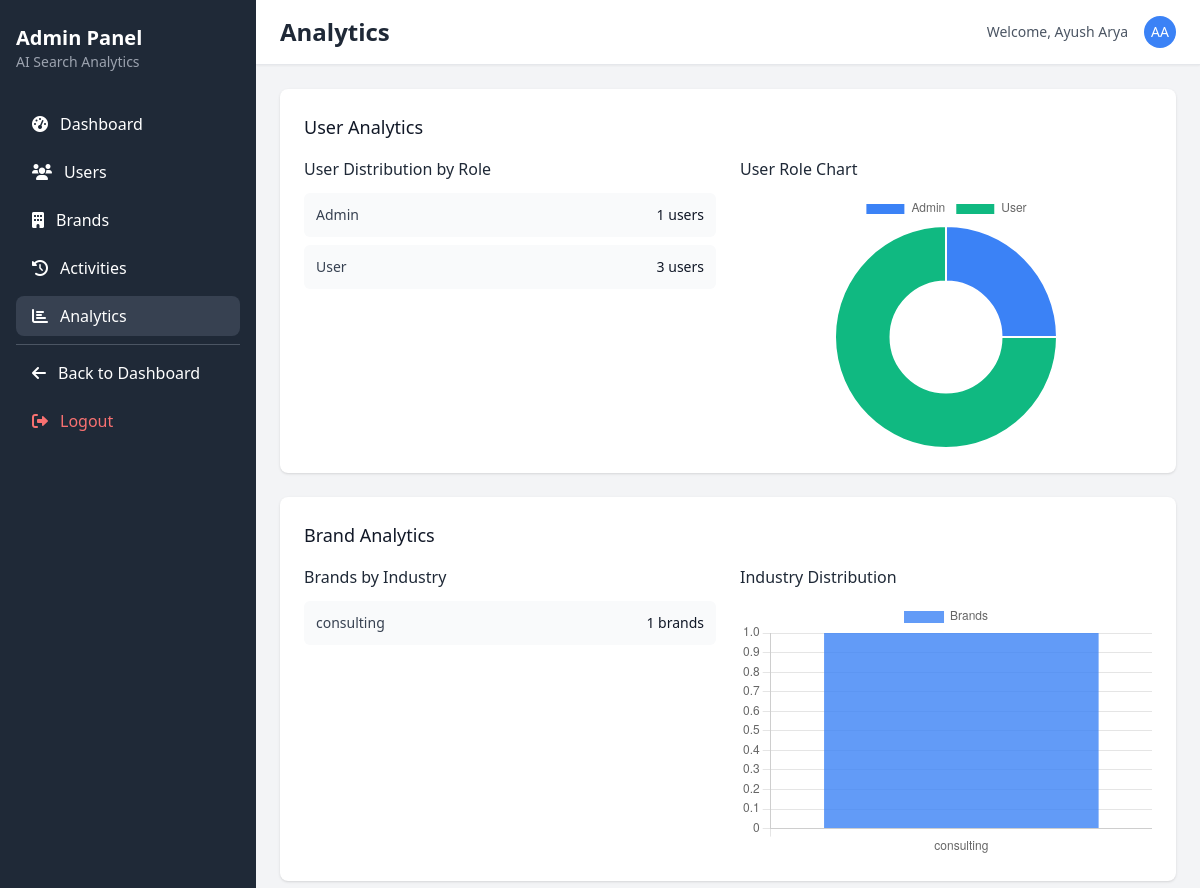
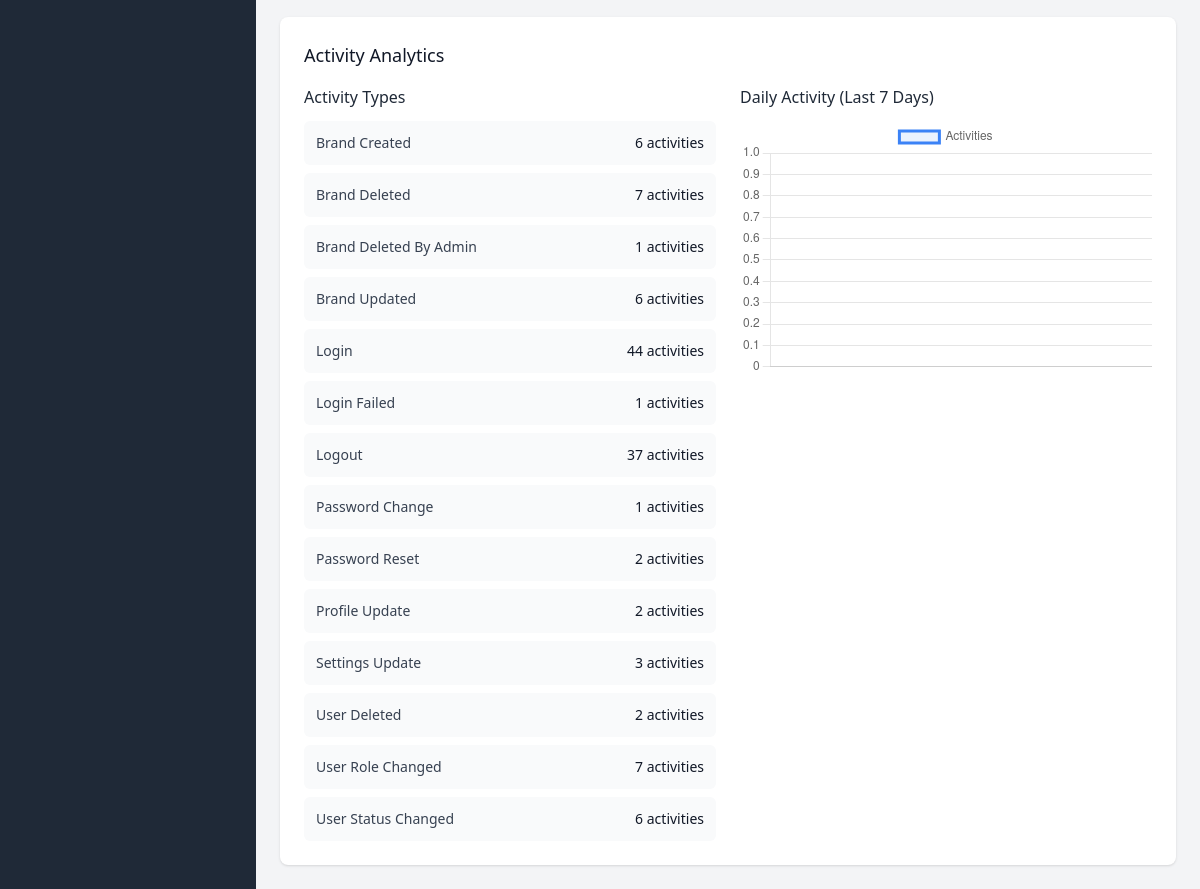
The page /admin/analytics (signed in) on the database its author committed (2 pictures, top to bottom).
### app/models/user.py (models this page shows, shortened)
class User(UserMixin, db.Model):
    __tablename__ = 'users'
    id = db.Column(db.Integer, primary_key=True)
    email = db.Column(db.String(120), unique=True, nullable=False)
    username = db.Column(db.String(80), unique=True, nullable=False)
    password_hash = db.Column(db.String(255), nullable=False)
    first_name = db.Column(db.String(50), nullable=False)
    last_name = db.Column(db.String(50), nullable=False)
    company = db.Column(db.String(100))
    role = db.Column(db.String(20), default='user')  # user, admin, manager
    is_active = db.Column(db.Boolean, default=True)
    created_at = db.Column(db.DateTime, default=datetime.utcnow)
    last_login = db.Column(db.DateTime)
    brands = db.relationship('Brand', backref='owner', lazy=True)
    ai_overviews = db.relationship('AIOverview', backref='user', lazy=True)
    preferences = db.relationship('UserPreference', backref='user', uselist=False, lazy=True)
    def is_admin(self):
        return self.role == 'admin'
    def get_full_name(self):
        return f"{self.first_name} {self.last_name}"

### app/models/brand.py (models this page shows, shortened)
class Brand(db.Model):
    __tablename__ = 'brands'
    id = db.Column(db.Integer, primary_key=True)
    name = db.Column(db.String(100), nullable=False)
    domain = db.Column(db.String(255))
    description = db.Column(db.Text)
    industry = db.Column(db.String(100))
    keywords = db.Column(db.JSON)  # List of keywords to track
    competitors = db.Column(db.JSON)  # List of competitor brands
    user_id = db.Column(db.Integer, db.ForeignKey('users.id'), nullable=False)
    created_at = db.Column(db.DateTime, default=datetime.utcnow)
    updated_at = db.Column(db.DateTime, default=datetime.utcnow, onupdate=datetime.utcnow)
    is_active = db.Column(db.Boolean, default=True)
    queries = db.relationship('BrandQuery', backref='brand', lazy=True, cascade='all, delete-orphan')
    analytics = db.relationship('AnalyticsData', backref='brand', lazy=True, cascade='all, delete-orphan')

### app/routes/admin.py (the view)
@admin_bp.route('/analytics')
@login_required
@admin_required
def analytics():
    user_analytics = get_user_analytics()
    brand_analytics = get_brand_analytics()
    activity_analytics = get_activity_analytics()
    return render_template('admin/analytics.html',
                           user_analytics=user_analytics,
                           brand_analytics=brand_analytics,
                           activity_analytics=activity_analytics)

### app/routes/admin.py (called while the page is built)
def admin_required(f):
    @wraps(f)
    def decorated_function(*args, **kwargs):
        if not current_user.is_authenticated or not current_user.is_admin():
            abort(403)
        return f(*args, **kwargs)
    decorated_function.__name__ = f.__name__
    return decorated_function

def get_user_analytics():
    role_distribution = db.session.query(
        User.role,
        func.count(User.id).label('count')
    ).group_by(User.role).all()
    return {
        'role_distribution': [{'role': r.role, 'count': r.count} for r in role_distribution]
    }

def get_brand_analytics():
    industry_distribution = db.session.query(
        Brand.industry,
        func.count(Brand.id).label('count')
    ).filter(Brand.industry.isnot(None)).group_by(Brand.industry).all()
    return {
        'industry_distribution': [{'industry': r.industry, 'count': r.count} for r in industry_distribution]
    }

def get_activity_analytics():
    activity_distribution = db.session.query(
        UserActivity.activity_type,
        func.count(UserActivity.id).label('count')
    ).group_by(UserActivity.activity_type).all()
    seven_days_ago = datetime.utcnow() - timedelta(days=7)
    daily_activity = db.session.query(
        func.date(UserActivity.timestamp).label('date'),
        func.count(UserActivity.id).label('count')
    ).filter(
        UserActivity.timestamp >= seven_days_ago
    ).group_by(func.date(UserActivity.timestamp)).all()
    return {
        'activity_types': [{'type': r.activity_type, 'count': r.count} for r in activity_distribution],
        'daily_activity': [{'date': str(r.date), 'count': r.count} for r in daily_activity]
    }

### app/templates/admin/analytics.html (shortened to what this page needs)
{% extends "admin/base.html" %}
{% block page_title %}Analytics{% endblock %}
{% block content %}
<div class="space-y-6">
    <div class="bg-white shadow rounded-lg p-6">
        <h3 class="text-lg font-medium text-gray-900 mb-4">User Analytics</h3>
        <div class="grid grid-cols-1 md:grid-cols-2 gap-6">
            <div>
                <h4 class="text-md font-medium text-gray-800 mb-3">User Distribution by Role</h4>
                <div class="space-y-2">
                    {% for role_data in user_analytics.role_distribution %}
                    <div class="flex items-center justify-between p-3 bg-gray-50 rounded-md">
                        <span class="text-sm font-medium text-gray-700">{{ role_data.role.title() }}</span>
                        <span class="text-sm text-gray-900">{{ role_data.count }} users</span>
                    </div>
                    {% endfor %}
                </div>
            </div>
            <div>
                <h4 class="text-md font-medium text-gray-800 mb-3">User Role Chart</h4>
                <div class="h-64">
                    <canvas id="roleChart"></canvas>
                </div>
            </div>
        </div>
    </div>
    <div class="bg-white shadow rounded-lg p-6">
        <h3 class="text-lg font-medium text-gray-900 mb-4">Brand Analytics</h3>
        <div class="grid grid-cols-1 md:grid-cols-2 gap-6">
            <div>
                <h4 class="text-md font-medium text-gray-800 mb-3">Brands by Industry</h4>
                <div class="space-y-2">
                    {% for industry_data in brand_analytics.industry_distribution %}
                    <div class="flex items-center justify-between p-3 bg-gray-50 rounded-md">
                        <span class="text-sm font-medium text-gray-700">{{ industry_data.industry }}</span>
                        <span class="text-sm text-gray-900">{{ industry_data.count }} brands</span>
                    </div>
                    {% endfor %}
                </div>
            </div>
            <div>
                <h4 class="text-md font-medium text-gray-800 mb-3">Industry Distribution</h4>
                <div class="h-64">
                    <canvas id="industryChart"></canvas>
                </div>
            </div>
        </div>
    </div>
    <div class="bg-white shadow rounded-lg p-6">
        <h3 class="text-lg font-medium text-gray-900 mb-4">Activity Analytics</h3>
        <div class="grid grid-cols-1 md:grid-cols-2 gap-6">
            <div>
                <h4 class="text-md font-medium text-gray-800 mb-3">Activity Types</h4>
                <div class="space-y-2">
                    {% for activity_data in activity_analytics.activity_types %}
                    <div class="flex items-center justify-between p-3 bg-gray-50 rounded-md">
                        <span class="text-sm font-medium text-gray-700">{{ activity_data.type.replace('_', ' ').title() }}</span>
                        <span class="text-sm text-gray-900">{{ activity_data.count }} activities</span>
                    </div>
                    {% endfor %}
                </div>
            </div>
            <div>
                <h4 class="text-md font-medium text-gray-800 mb-3">Daily Activity (Last 7 Days)</h4>
                <div class="h-64">
                    <canvas id="activityChart"></canvas>
                </div>
            </div>
        </div>
    </div>
</div>
{% endblock %}
{% block scripts %}
<script>
// Role Distribution Chart
const roleData = {{ user_analytics.role_distribution | safe }};
const roleCtx = document.getElementById('roleChart').getContext('2d');
new Chart(roleCtx, {
    type: 'doughnut',
    data: {
        labels: roleData.map(d => d.role.charAt(0).toUpperCase() + d.role.slice(1)),
        datasets: [{
            data: roleData.map(d => d.count),
            backgroundColor: [
                '#3B82F6', // Blue
                '#10B981', // Green
                '#F59E0B', // Yellow
                '#EF4444', // Red
                '#8B5CF6'  // Purple
            ]
        }]
    },
    options: {
        responsive: true,
        maintainAspectRatio: false
    }
});
// Industry Distribution Chart
const industryData = {{ brand_analytics.industry_distribution | safe }};
const industryCtx = document.getElementById('industryChart').getContext('2d');
new Chart(industryCtx, {
    type: 'bar',
    data: {
        labels: industryData.map(d => d.industry),
        datasets: [{
            label: 'Brands',
            data: industryData.map(d => d.count),
            backgroundColor: 'rgba(59, 130, 246, 0.8)'
        }]
    },
    options: {
        responsive: true,
        maintainAspectRatio: false,
        scales: {
            y: {
                beginAtZero: true
            }
        }
    }
});
// Activity Chart
const activityData = {{ activity_analytics.daily_activity | safe }};
const activityCtx = document.getElementById('activityChart').getContext('2d');
new Chart(activityCtx, {
    type: 'line',
    data: {
        labels: activityData.map(d => d.date),
        datasets: [{
            label: 'Activities',
            data: activityData.map(d => d.count),
            borderColor: 'rgb(59, 130, 246)',
            backgroundColor: 'rgba(59, 130, 246, 0.1)',
            tension: 0.1
        }]
    },
    options: {
        responsive: true,
        maintainAspectRatio: false,
        scales: {
            y: {
                beginAtZero: true
            }
        }
    }
});
</script>
{% endblock %}

### app/templates/admin/base.html (shortened to what this page needs)
<!DOCTYPE html>
<html lang="en">
<head>
    <script src="https://cdn.tailwindcss.com"></script>
    <link href="https://cdnjs.cloudflare.com/ajax/libs/font-awesome/6.0.0/css/all.min.css" rel="stylesheet">
</head>
<body class="bg-gray-100">
    <div class="flex h-screen">
        <div class="bg-gray-800 text-white w-64 min-h-screen px-4 py-6">
            <div class="mb-8">
                <h1 class="text-xl font-bold">Admin Panel</h1>
                <p class="text-gray-400 text-sm">AI Search Analytics</p>
            </div>
            <nav class="space-y-2">
                <a href="{{ url_for('admin.dashboard') }}"
                   class="flex items-center px-4 py-2 rounded-lg hover:bg-gray-700 {{ 'bg-gray-700' if request.endpoint == 'admin.dashboard' }}">
                    <i class="fas fa-tachometer-alt mr-3"></i>
                    Dashboard
                </a>
                <a href="{{ url_for('admin.users') }}"
                   class="flex items-center px-4 py-2 rounded-lg hover:bg-gray-700 {{ 'bg-gray-700' if request.endpoint == 'admin.users' }}">
                    <i class="fas fa-users mr-3"></i>
                    Users
                </a>
                <a href="{{ url_for('admin.brands') }}"
                   class="flex items-center px-4 py-2 rounded-lg hover:bg-gray-700 {{ 'bg-gray-700' if request.endpoint == 'admin.brands' }}">
                    <i class="fas fa-building mr-3"></i>
                    Brands
                </a>
                <a href="{{ url_for('admin.activities') }}"
                   class="flex items-center px-4 py-2 rounded-lg hover:bg-gray-700 {{ 'bg-gray-700' if request.endpoint == 'admin.activities' }}">
                    <i class="fas fa-history mr-3"></i>
                    Activities
                </a>
                <a href="{{ url_for('admin.analytics') }}"
                   class="flex items-center px-4 py-2 rounded-lg hover:bg-gray-700 {{ 'bg-gray-700' if request.endpoint == 'admin.analytics' }}">
                    <i class="fas fa-chart-bar mr-3"></i>
                    Analytics
                </a>
                <hr class="my-4 border-gray-600">
                <a href="{{ url_for('dashboard.index') }}"
                   class="flex items-center px-4 py-2 rounded-lg hover:bg-gray-700">
                    <i class="fas fa-arrow-left mr-3"></i>
                    Back to Dashboard
                </a>
                <a href="{{ url_for('auth.logout') }}"
                   class="flex items-center px-4 py-2 rounded-lg hover:bg-gray-700 text-red-400">
                    <i class="fas fa-sign-out-alt mr-3"></i>
                    Logout
                </a>
            </nav>
        </div>
        <div class="flex-1 flex flex-col overflow-hidden">
            <header class="bg-white shadow-sm border-b px-6 py-4">
                <div class="flex items-center justify-between">
                    <h1 class="text-2xl font-semibold text-gray-800">
                        {% block page_title %}Admin Dashboard{% endblock %}
                    </h1>
                    <div class="flex items-center space-x-4">
                        <span class="text-sm text-gray-600">
                            Welcome, {{ current_user.get_full_name() }}
                        </span>
                        <div class="w-8 h-8 bg-blue-500 rounded-full flex items-center justify-center text-white text-sm font-medium">
                            {{ current_user.first_name[0] }}{{ current_user.last_name[0] }}
                        </div>
                    </div>
                </div>
            </header>
            <main class="flex-1 overflow-y-auto p-6">
                {% block content %}{% endblock %}
            </main>
        </div>
    </div>
    {% block scripts %}{% endblock %}
</body>
</html>

### rows shown on the page
User: get_full_name "Ayush Arya", first_name "A", last_name "A"
Brand: industry "consulting", count "1"

### other values the page prints
{{ role_data.role.title() }} "Admin" "User"
{{ role_data.count }} "1" "3"
{{ activity_data.type.replace('_', ' ').title() }} "Brand Created" "Brand Deleted" "Brand Deleted By Admin" "Brand Updated" "Login" "Login Failed" "Logout" "Password Change" "Password Reset" "Profile Update" "Settings Update" "User Deleted" "User Role Changed" "User Status Changed"
{{ activity_data.count }} "6" "7" "1" "6" "44" "1" "37" "1" "2" "2" "3" "2" "7" "6"
chart data {{ user_analytics.role_distribution | safe }} [{'role': 'admin', 'count': 1}, {'role': 'user', 'count': 3}]
chart data {{ brand_analytics.industry_distribution | safe }} [{'industry': 'consulting', 'count': 1}]
